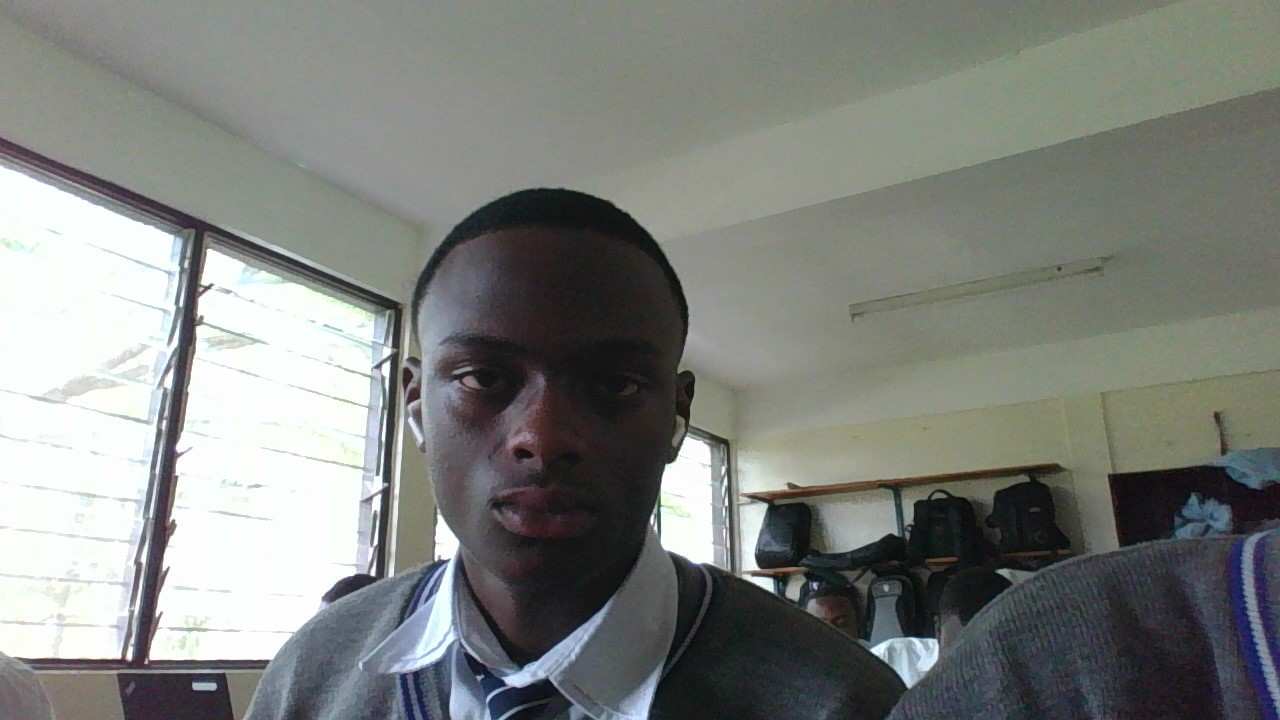
//> input picture face/faces_dataset/1/test.jpg, 1280 x 720 px, given in place of the camera
$ ./colour-tracker   (built with g++ and OpenCV 4)
//> lines starting //> are read from the running program, lines starting //| are printed output that depends on the picture; after the words box and inside, x2 and y2 are one past the last pixel; in counts of white or black regions, pixels touching at a corner belong together
#include <opencv2/opencv.hpp>
#include <iostream>

using namespace cv;
using namespace std;

int main() {
    VideoCapture cap(0);
    if (!cap.isOpened()) {
        cout << "Cannot open camera\n";
        return -1;
    }

    namedWindow("Trackbars", (640, 200));

    // Create trackbars to adjust HSV range
    int lowH = 0, highH = 179;
    int lowS = 50, highS = 255;
    int lowV = 50, highV = 255;

    createTrackbar("LowH", "Trackbars", &lowH, 179);
    createTrackbar("HighH", "Trackbars", &highH, 179);
    createTrackbar("LowS", "Trackbars", &lowS, 255);
    createTrackbar("HighS", "Trackbars", &highS, 255);
    createTrackbar("LowV", "Trackbars", &lowV, 255);
    createTrackbar("HighV", "Trackbars", &highV, 255);

    Mat frame, hsv, mask;
    while (true) {
        cap >> frame;
//> frame is the input picture: 720 rows x 1280 cols, CV_8UC3; mean B, G, R 125.9, 129.9, 126.9
        if (frame.empty()) break;

        cvtColor(frame, hsv, COLOR_BGR2HSV);
//> hsv: 720 rows x 1280 cols, CV_8UC3; mean H, S, V 66.4, 27.6, 132.8

        // Threshold the HSV image to get only selected colors
        inRange(hsv, Scalar(lowH, lowS, lowV), Scalar(highH, highS, highV), mask);
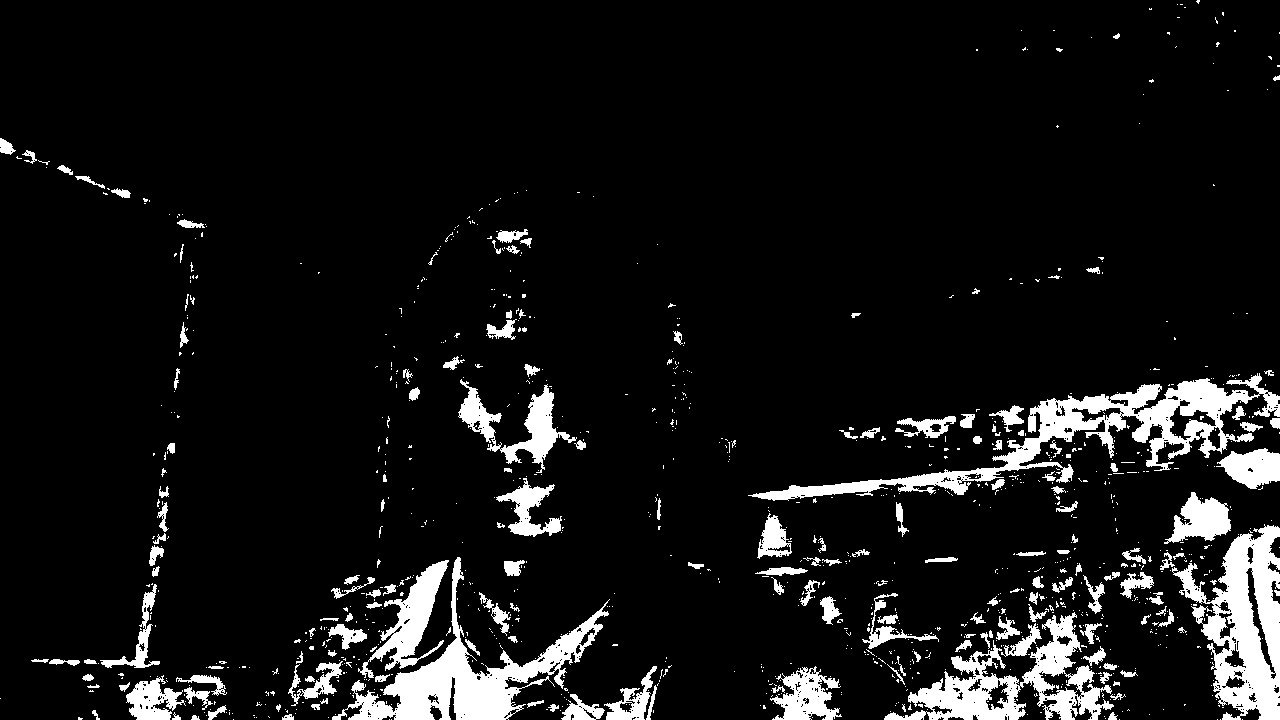
//> mask: 720 rows x 1280 cols, CV_8UC1; 8.5% white; 1090 white regions (917 under 20 px), largest, box (x1, y1, x2, y2) and area: (748, 373, 1280, 501) 12597, (1172, 524, 1280, 720) 10222, (332, 557, 610, 720) 10027

        // Morphological operations to remove small noise
        erode(mask, mask, Mat(), Point(-1, -1), 2);
        dilate(mask, mask, Mat(), Point(-1, -1), 2);
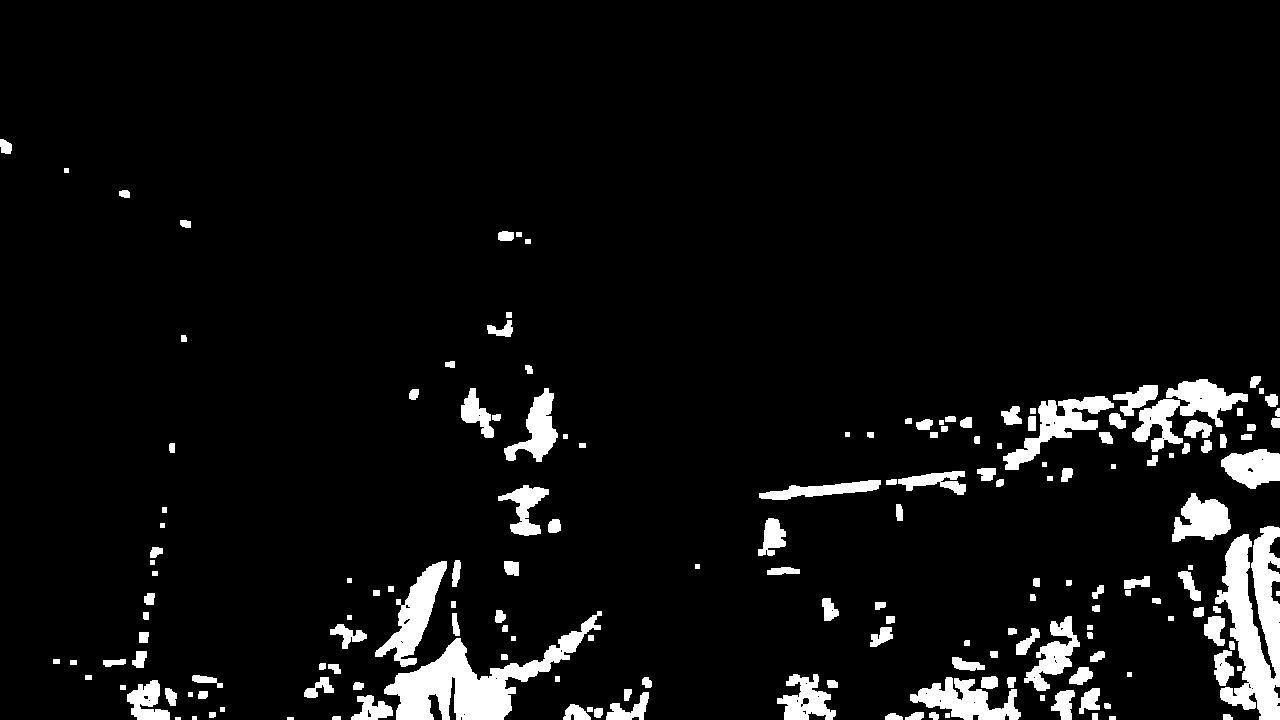
//> mask: 720 rows x 1280 cols, CV_8UC1; 6.1% white; 172 white regions (1 under 20 px)

        // Find contours
        vector<vector<Point>> contours;
        findContours(mask, contours, RETR_EXTERNAL, CHAIN_APPROX_SIMPLE);
//> contours = 172 contours, 24 with area under 20; largest, box (x1, y1, x2, y2) and area: (384, 611, 602, 720) 7124, (1215, 526, 1280, 720) 7093, (1132, 379, 1248, 452) 2870, (375, 561, 447, 667) 2604, (1003, 396, 1114, 470) 2350

        for (auto &contour : contours) {
            if (contourArea(contour) > 1000) { // Filter small areas
                Rect bound = boundingRect(contour);
                rectangle(frame, bound, Scalar(0, 255, 0), 2);
                putText(frame, "Tracked Color", Point(bound.x, bound.y - 10),
                        FONT_HERSHEY_SIMPLEX, 0.6, Scalar(0, 255, 0), 2);
            }
        }
//> this loop made 172 passes
//> bound on passes 32, 39, 68, 73, 99, 103, 109, 110, 111, 122, 152, 156: Rect(910, 677, 111, 43), Rect(777, 674, 59, 46), Rect(1024, 616, 56, 75), Rect(384, 611, 218, 109), Rect(375, 561, 72, 106), Rect(1215, 526, 65, 194), Rect(1172, 493, 59, 49), Rect(498, 485, 51, 51), Rect(759, 480, 122, 20), Rect(1221, 449, 59, 40), Rect(1003, 396, 111, 74), Rect(504, 388, 54, 74)
//> contour on passes 38, 45, 47: 4 Points (x, y): [85, 675], [85, 679], [91, 679], [91, 675], 4 Points (x, y): [70, 660], [70, 664], [76, 664], [76, 660], 4 Points (x, y): [53, 659], [53, 663], [59, 663], [59, 659]
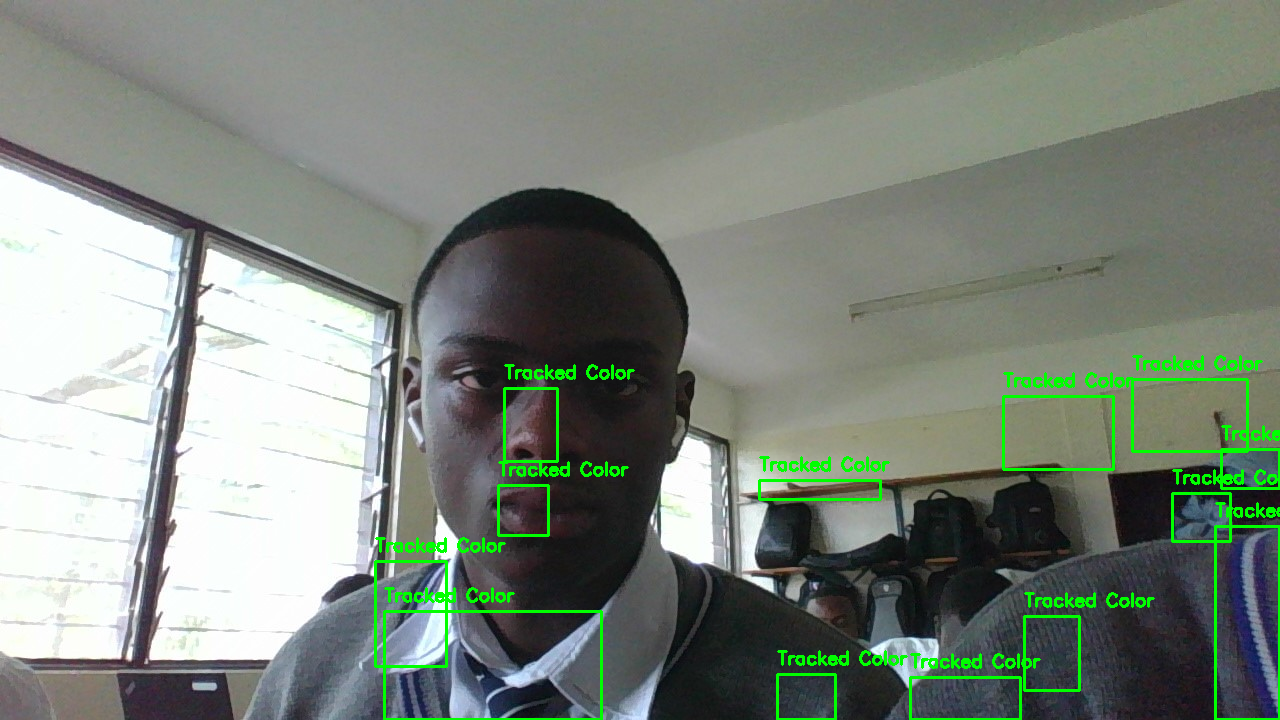
//> frame: 720 rows x 1280 cols, CV_8UC3; 2.37% of pixels changed, all inside (x1, y1, x2, y2) = (374, 355, 1280, 720)

        imshow("Original", frame);
        imshow("Mask", mask);

        if (waitKey(30) == 27) break; // ESC key to quit
//> the Esc key is pressed
    }
    cap.release();
    destroyAllWindows();
    return 0;
}
